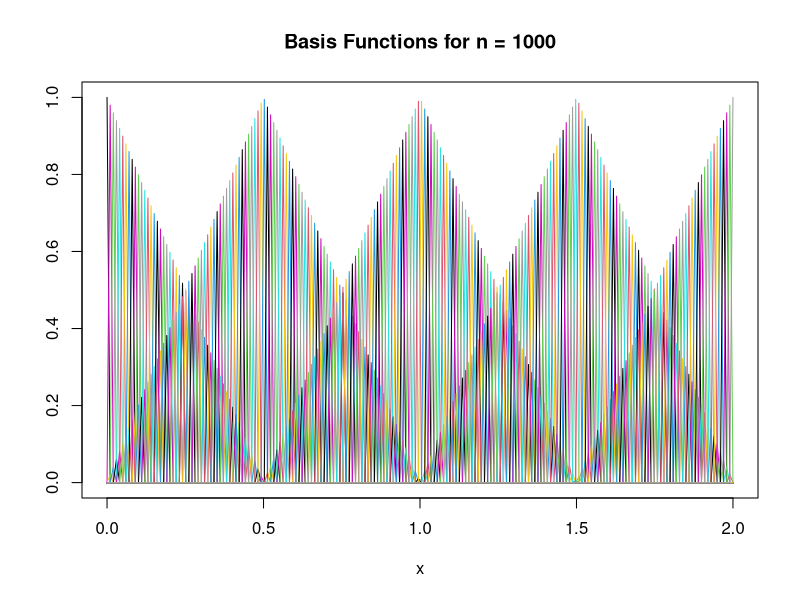
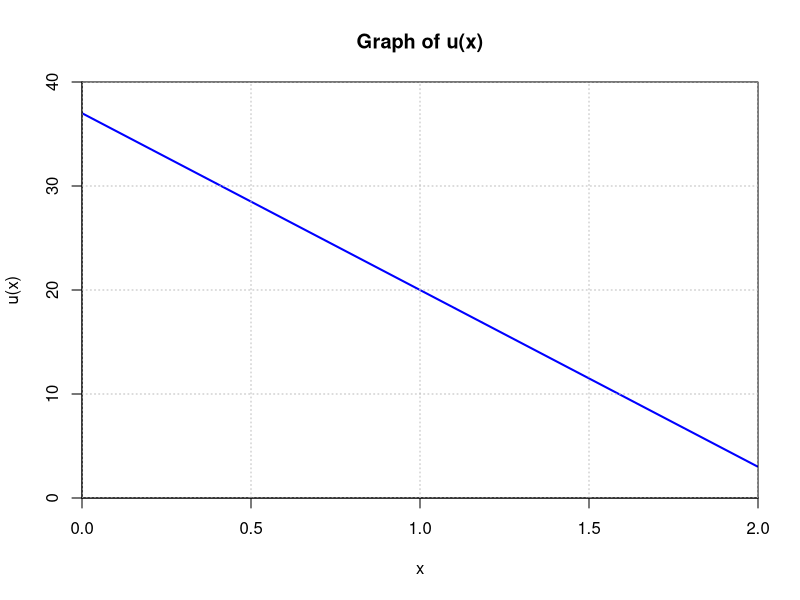

Generate these figures, in order, with R:
a <- 0
b <- 2
n <- 1000
h <- 2 / (n - 1)


x_i <- function(i) {
  return((i - 1) * h)
}

e <- function(i, x) {
  if (x > x_i(i-1) && x < x_i(i)){
    return (1/h*(x - x_i(i-1)))
  }
  else if (x >= x_i(i) && x < x_i(i+1)){
    return (-1/h*(x - x_i(i+1)))
  }
  else {
    return (0)
  }
}

deriv_e <- function(i, x){
  if (x > x_i(i-1) && x < x_i(i)){
    return (1/h)
  }
  else if (x >= x_i(i) && x < x_i(i+1)){
    return (-1/h)
  }
  else {
    return (0)
  }
}


gaussian_quadrature_2p <- function(f, a, b) {
  g <- function(t) {
    f((b - a) / 2 * t + (a + b) / 2)
  }
  
  integral <- (b-a)/2*(g(-1/sqrt(3)) + g(1/sqrt(3)))
  return(integral)
}

plot_basis_functions <- function() {
  x_vals <- seq(0, 2, length.out = 200)
  plot(NULL, xlim = c(0, 2), ylim = c(0, 1), xlab = "x", ylab = "", main = paste("Basis Functions for n =", n))
  
  for (i in 1:n) {
    y_vals <- sapply(x_vals, e, i=i)
    lines(x_vals, y_vals, col = i)
  }
}
plot_basis_functions()


B <- function(i, j) {
  under_integral <-  function(x) {
    return (deriv_e(i,x)*deriv_e(j,x))
  }
  a = max(0, x_i(i-1), x_i(j-1))
  b = min(x_i(i+1), x_i(j+1))

  return (-gaussian_quadrature_2p(under_integral, a,b) + e(i, 0)*e(j,0))
}

L <- function(j) {
  return (17*e(j, 0))
}

create_A_matrix <- function() {
  A <- matrix(0, nrow = n, ncol = n)
  for (i in 1:(n - 2)) {
    A[i, i] <- B(i, i)
    A[i, i + 1] <- B(i, i + 1)
    A[i + 1, i] <- A[i, i + 1]  # Symmetry
  }
  A[n-1, n-1] = B(n-1, n-1)
  A[n, n] <- 1
  return (A)
}

create_b_vector <- function() {
  b <- sapply(1:n, L)
  b[n]<- 0
  return (b)
}


create_u_function <- function() {
  w_i <- solve(create_A_matrix(), create_b_vector())
  
  u_tilde <- function(x) {
    return (3)
  }
  
  return (function(x) {
    total <- 0
    for(i in 1:n) {
      total <- total +  w_i[i]*e(i, x)
    }
    return (total + u_tilde(x))
  })
}


plot_f <- function(f) {
  x_vals <- seq(0, 2, by = 0.01)
  y_vals <- sapply(x_vals, f)
  
  # Create the plot
  plot(x_vals, y_vals, type = 'l', col = 'blue', lwd = 2,
       xlab = 'x', ylab = 'u(x)', main = 'Graph of u(x)',
       xlim = c(0, 2), ylim = c(0,40),
       xaxs = 'i', yaxs = 'i') # 'i' for internal axis
  
  grid(nx = NULL, ny = NULL, col = "gray", lty = "dotted")
}

u = create_u_function()
plot_f(u)

